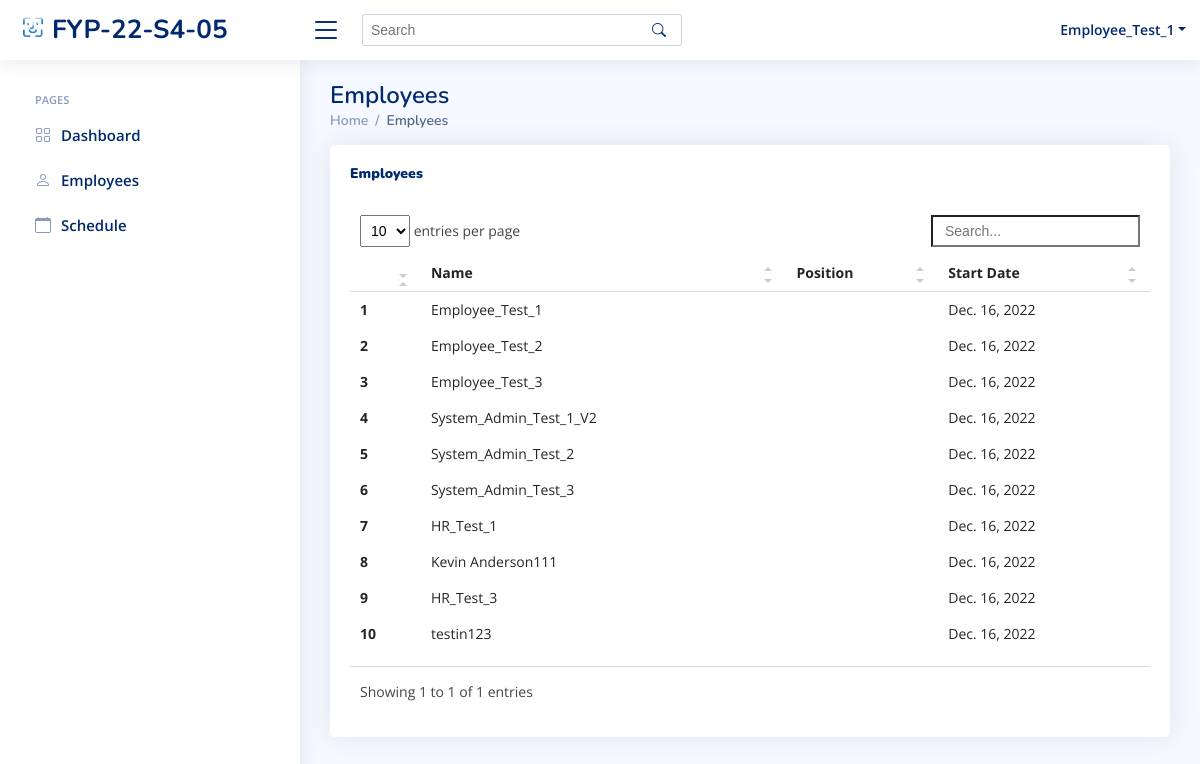
Before: /HR/Employees/ (signed in) with the older database file.
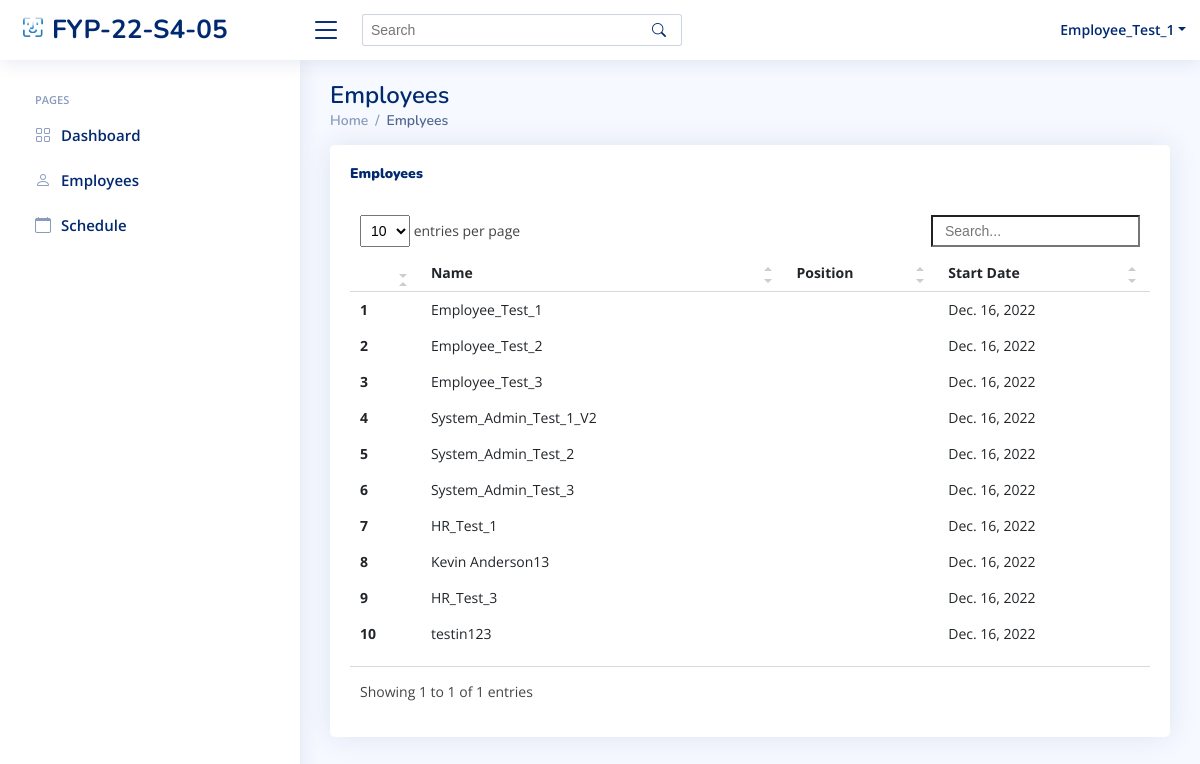
After: the same page with the newer database file.
### index/models.py (models this page shows, shortened)
class Employee(models.Model):
	Employee_ID = models.IntegerField(primary_key=True)
	Full_Name = models.CharField(max_length=100)
	Job_Title = models.CharField(max_length=100)
	Phone_Number = models.CharField(max_length=100)
	Email_Address = models.EmailField()
	Role = models.ForeignKey(Role, on_delete=models.CASCADE)
	Profile_Image = models.ImageField(default='profile_pics/default.jpg', upload_to='profile_pics')
	Password = models.CharField(max_length=256)
	Start_Date = models.DateField(auto_now_add=True)

### index/views/HR.py (the view)
# urls.py: path('HR/Employees/', HR.HR_EmployeePage, name='EmployeesPage'),
def HR_EmployeePage(request):
	currentEmployee = Employee.objects.get(Employee_ID=request.session['Employee_ID'])
	data = Employee.objects.all()
	context = {
		'Employee_ID' : currentEmployee.Employee_ID,
		'Job_Title' : currentEmployee.Job_Title,
		'Full_Name' : currentEmployee.Full_Name,
		'data': data,
	}
	return render(request, 'HR/employees.html', context)

### templates/HR/employees.html (shortened to what this page needs)
{% extends "index/base.html" %}
{% load static %}
{% block content %}
{% include 'HR/HR_base.html'%}
<main id="main" class="main">
    <div class="pagetitle">
      <h1>Employees</h1>
      <nav>
        <ol class="breadcrumb">
          <li class="breadcrumb-item"><a href="{% url 'HR_home' %}">Home</a></li>
          <li class="breadcrumb-item active">Emplyees</li>
        </ol>
      </nav>
    </div>
    <section class="section">
      <div class="row">
        <div class="col-lg-12">
          <div class="card recent-sales overflow-auto">
            <div class="card-body">
              <div class="col-lg-12 align-items-center justify-content-center card-title">
                <h5 class="float-start"><b>Employees</b></h5>
                <br>
              </div>
              <table class="table table-borderless datatable">
                <thead>
                  <tr>
                    <th scope="col"></th>
                    <th scope="col">Name</th>
                    <th scope="col">Position</th>
                    <th scope="col">Start Date</th>
                  </tr>
                </thead>
                {% for d in data  %}
                <tbody>
                  <tr class="tr" value="{{ d.Employee_ID}}" onclick='setGetParameter( "{{ d.Employee_ID}} ")'>
                    <th scope="row"> {{ forloop.counter }}</th>
                    <td>{{d.Full_Name}}</td>
                    <td>{{d.Position}}</td>
                    <td>{{d.Start_Date}}</td>
                  </tr>
                </tbody>
                {% endfor %}
              </table>
            </div>
          </div>
        </div>
      </div>
    </section>
  </main>
{% endblock content %}

Changed rows visible on the page:
changed Employee: Full_Name "Kevin Anderson111" → "Kevin Anderson13"
